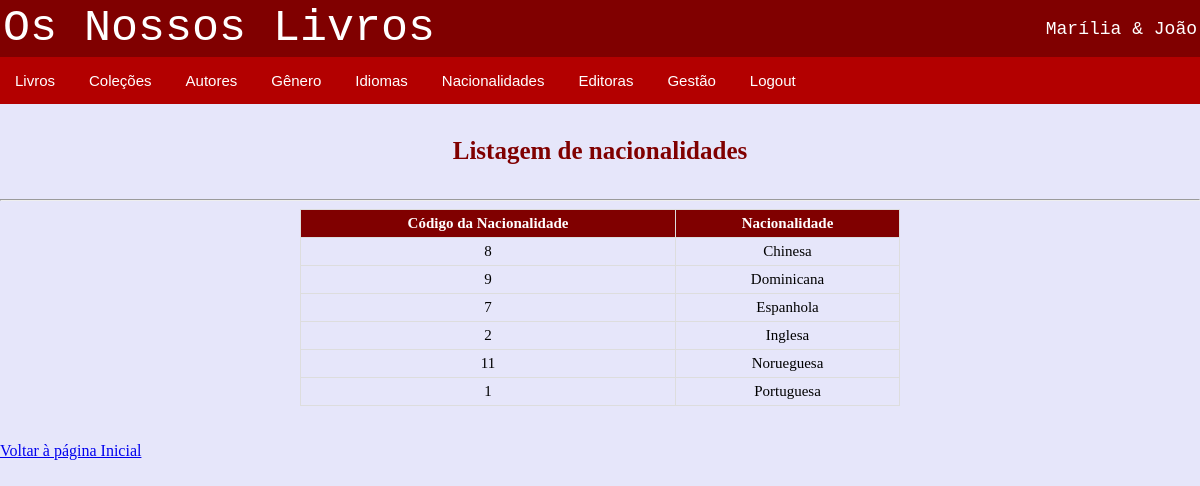
Screenshot of /livraria/lista_nacionalidades.php with the database file from the repository.
### tables this page shows
CREATE TABLE `nacionalidades` (
  `id_nacionalidade` int NOT NULL,
  `nacionalidade` varchar(20) NOT NULL
);

### livraria/bd_classe_local.php (called while the page is built, shortened)
<?php
class acesso{
    var $servidor= "localhost";
    var $utilizador ="root";
    var $password="12345678";
    var $basedados="bdlivros";
    function ligar(){
        $this->ligacao=mysqli_connect($this->servidor, $this->utilizador, $this->password, $this->basedados);
    }
}
?>

### livraria/lista_nacionalidades.php (the view, shortened to what this page needs)
<?php
$acesso=new acesso();
$acesso->ligar();
$tabela=mysqli_query($acesso->ligacao,"select * from nacionalidades");
?>
<!DOCTYPE html>
<html lang="en">
<head>
    <link rel="stylesheet" href="estilos.css">
</head>
<body>
<?php include 'menu.php';?>
    <h4>Listagem de nacionalidades</h4>
    <hr>
    <table id="listatab">
        <tr>
            <th>Código da Nacionalidade</th>
            <th>Nacionalidade</th>
        </tr>
        <?php
           while ($registo=mysqli_fetch_array($tabela))
           {
               ?>
               <tr>
                   <td><?php echo $registo['id_nacionalidade'];?></td>
                   <td><?php echo $registo['nacionalidade'];?></td></tr>
        <?php
           }
        ?>
    </table>
    <br><br><a href="index1.php">Voltar à página Inicial</a></h2>
</body>
</html>

### livraria/CSS/estilos.css (style rules this page uses)
body { margin: 0px; background-color: #E6E6FA; }
.button:hover, .button2:hover, { background-color: #ffe6e6; color: black; }
#listatab { width: 600px; font-size: 15px; margin: auto; align: center; text-align: left; color: black; border-collapse: collapse; }
#listatab td, #listatab th { border: 1px solid #ddd; padding: 5px; text-align: center; }
#listatab th { background-color: #800000; color: white; }
h4 { text-align: center; font-size: 25px; color: #800000; }

### livraria/menu.php (style rules this page uses)
body { margin: 0px; }

### rows the page displays
nacionalidades: id_nacionalidade "8", nacionalidade "Chinesa"
nacionalidades: id_nacionalidade "9", nacionalidade "Dominicana"
nacionalidades: id_nacionalidade "7", nacionalidade "Espanhola"
nacionalidades: id_nacionalidade "2", nacionalidade "Inglesa"
nacionalidades: id_nacionalidade "11", nacionalidade "Norueguesa"
nacionalidades: id_nacionalidade "1", nacionalidade "Portuguesa"
